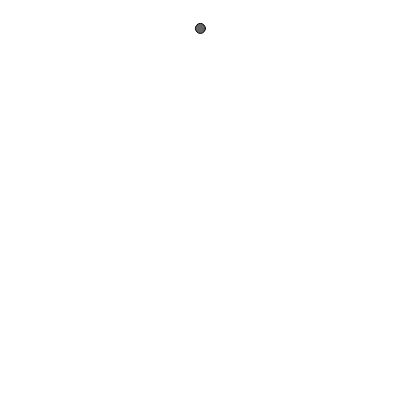
Frame 1 (no input)
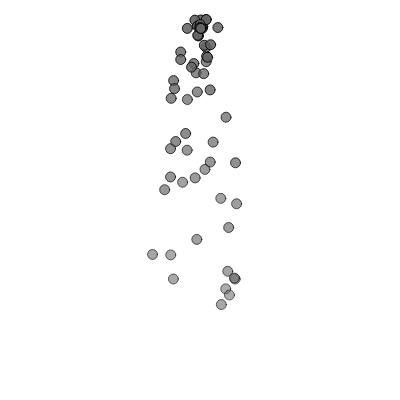
Frame 60 (no input)
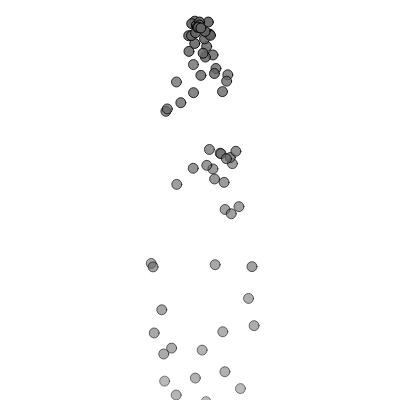
Frame 120 (the mouse pressed at the canvas centre since frame 60)

The p5.js sketch that drew these frames (run headless with seeded random() and noise() and a simulated clock; from frame 60 on, the mouse is pressed at the canvas centre):

// p5.js sketch
// ── sketch.js
let particles = [];
let num = 30;

function setup() {
  createCanvas(400, 400);
  
//   for (let i= 0; i < num; i++){
//     particles[i] = new Particle(width/2, 30);
//   }
  
}

function draw() {
  background(255);
  
  // create a new particle and add it to the array during every draw() iteration
  let newParticle = new Particle(width/2, 30);
  particles.push(newParticle);
  
  let gravity = createVector (0, 0.2);
  
  for (let i = 0; i < particles.length; i++){
    // Operate the single particle.
    particles[i].run(gravity);
    }
    
  particles = particles.filter(function(particle) {
    // Keep particles that are not dead!
    return !particle.isDead();
  });
      
}


class Particle{
  constructor(x, y){
    this.position = createVector(x, y);
    // give it a random velocity
    this.velocity = createVector(random(-1, 1), random(-2, 0));
    this.acceleration = createVector();
    // A new variable to keep track of how long the particle has been “alive.”
    this.lifespan = 255;
    
  }
  
  run(force){
    this.update();
    this.applyForce(force);
    this.show()
  }
  
  update(){
    this.velocity.add(this.acceleration);
    this.position.add(this.velocity);
    
    this.acceleration.mult(0);
    this.lifespan -= 2.0;
  }
  
  isDead(){
    if (this.lifespan > 0){
      return false
    }else{
      return true;
    }
  }
  
  applyForce(force){
    let f = force;
    this.acceleration.add(f);
  }
  
  show(){
    // Since the life ranges from 255 to 0, it can also be used for alpha.
    fill(100, this.lifespan);
    stroke(0, this.lifespan);
    circle(this.position.x, this.position.y, 10);
    
  }
}
